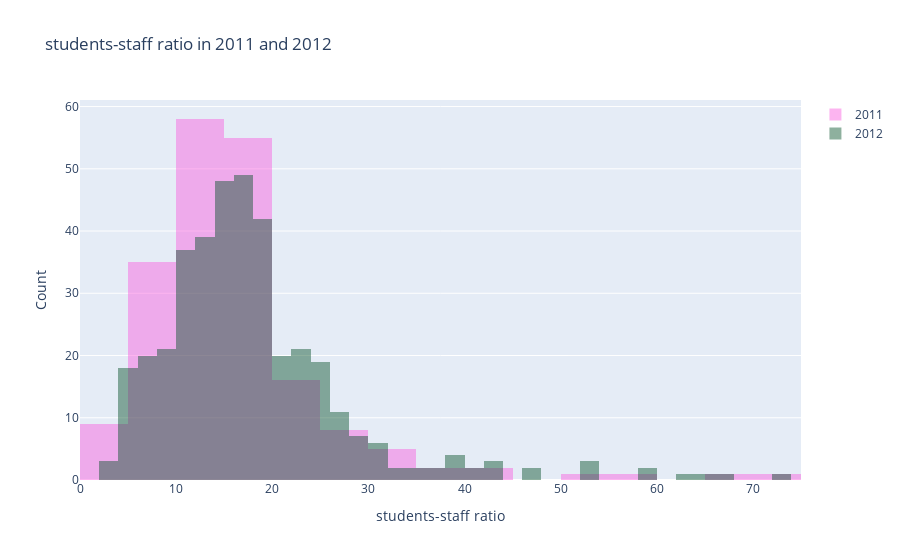

The code cell stored with this chart in its notebook:
### Markdown cell above
<a id="7"></a> <br>
# Histogram
<font color='red'>
Lets look at histogram of students-staff ratio in 2011 and 2012 years. 
    <font color='black'>
        
* trace1 = first histogram
    * x = x axis
    * y = y axis
    * opacity = opacity of histogram
    * name = name of legend
    * marker = color of histogram
* trace2 = second histogram
* layout = layout 
    * barmode = mode of histogram like overlay. Also you can change it with *stack*

### Code cell
df2011 = timesData.student_staff_ratio[timesData.year == 2011]
df2012 = timesData.student_staff_ratio[timesData.year == 2012]


trace1 = go.Histogram(
    x = df2011,
    opacity = 0.75,
    name = "2011",
    marker = dict(color = 'rgba(250,90,222,0.6)'))

trace2 = go.Histogram(
    x = df2012,
    opacity = 0.75,
    name = "2012",
    marker = dict(color = 'rgba(5,80,40,0.6)'))


data = [trace1, trace2]
layout = go.Layout(barmode='overlay',
                   title=' students-staff ratio in 2011 and 2012',
                   xaxis=dict(title='students-staff ratio'),
                   yaxis=dict( title='Count')
)
fig = go.Figure(data=data, layout=layout)
iplot(fig)

### Figure 1 — Plotly figure (JSON) as saved in the notebook; plotly's stock layout.template omitted (floating-point values rounded to 4 significant figures; data arrays with more than 128 entries replaced by an {"elided": "..."} marker saying what was removed)
{"data": [{"marker": {"color": "rgba(250,90,222,0.6)"}, "name": "2011", "opacity": 0.75, "x": {"elided": "200 float values"}, "type": "histogram"}, {"marker": {"color": "rgba(5,80,40,0.6)"}, "name": "2012", "opacity": 0.75, "x": {"elided": "402 float values"}, "type": "histogram"}], "layout": {"barmode": "overlay", "title": {"text": " students-staff ratio in 2011 and 2012"}, "xaxis": {"title": {"text": "students-staff ratio"}, "type": "linear", "range": [0, 75], "autorange": true}, "yaxis": {"title": {"text": "Count"}, "range": [0, 61.05], "autorange": true}, "autosize": true}}
